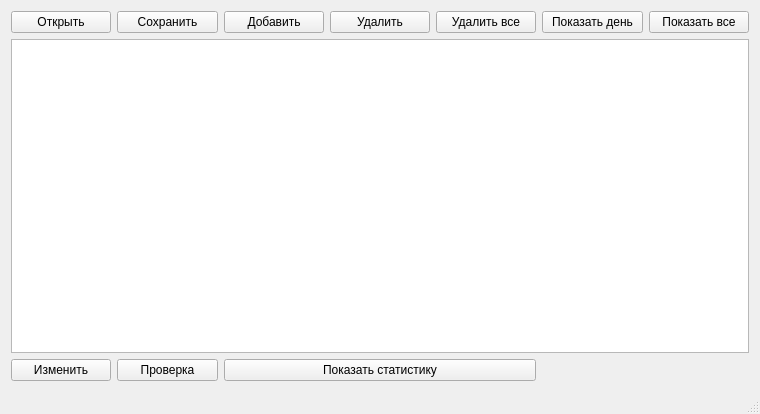
<?xml version="1.0" encoding="UTF-8"?>
<ui version="4.0">
 <class>MainWindow</class>
 <widget class="QMainWindow" name="MainWindow">
  <property name="geometry">
   <rect>
    <x>0</x>
    <y>0</y>
    <width>760</width>
    <height>414</height>
   </rect>
  </property>
  <property name="sizePolicy">
   <sizepolicy hsizetype="Fixed" vsizetype="Fixed">
    <horstretch>0</horstretch>
    <verstretch>0</verstretch>
   </sizepolicy>
  </property>
  <property name="minimumSize">
   <size>
    <width>760</width>
    <height>0</height>
   </size>
  </property>
  <property name="maximumSize">
   <size>
    <width>760</width>
    <height>1080</height>
   </size>
  </property>
  <property name="windowTitle">
   <string>MainWindow</string>
  </property>
  <widget class="QWidget" name="centralWidget">
   <layout class="QGridLayout" name="gridLayout">
    <item row="0" column="2">
     <widget class="QPushButton" name="pushButton_3">
      <property name="text">
       <string>Добавить</string>
      </property>
     </widget>
    </item>
    <item row="0" column="0">
     <widget class="QPushButton" name="pushButton">
      <property name="text">
       <string>Открыть</string>
      </property>
     </widget>
    </item>
    <item row="0" column="1">
     <widget class="QPushButton" name="pushButton_2">
      <property name="text">
       <string>Сохранить</string>
      </property>
     </widget>
    </item>
    <item row="0" column="3">
     <widget class="QPushButton" name="pushButton_4">
      <property name="text">
       <string>Удалить</string>
      </property>
     </widget>
    </item>
    <item row="0" column="5">
     <widget class="QPushButton" name="pushButton_5">
      <property name="text">
       <string>Показать день</string>
      </property>
     </widget>
    </item>
    <item row="0" column="4">
     <widget class="QPushButton" name="pushButton_7">
      <property name="text">
       <string>Удалить все</string>
      </property>
     </widget>
    </item>
    <item row="0" column="6">
     <widget class="QPushButton" name="pushButton_6">
      <property name="text">
       <string>Показать все</string>
      </property>
     </widget>
    </item>
    <item row="2" column="0">
     <widget class="QPushButton" name="pushButton_8">
      <property name="text">
       <string>Изменить</string>
      </property>
     </widget>
    </item>
    <item row="1" column="0" colspan="7">
     <widget class="QTableWidget" name="tableWidget">
      <property name="sortingEnabled">
       <bool>false</bool>
      </property>
     </widget>
    </item>
    <item row="2" column="1">
     <widget class="QPushButton" name="pushButton_9">
      <property name="text">
       <string>Проверка</string>
      </property>
     </widget>
    </item>
    <item row="2" column="2" colspan="3">
     <widget class="QPushButton" name="pushButton_10">
      <property name="text">
       <string>Показать статистику</string>
      </property>
     </widget>
    </item>
   </layout>
  </widget>
  <widget class="QStatusBar" name="statusBar"/>
 </widget>
 <layoutdefault spacing="6" margin="11"/>
 <resources/>
 <connections/>
</ui>
